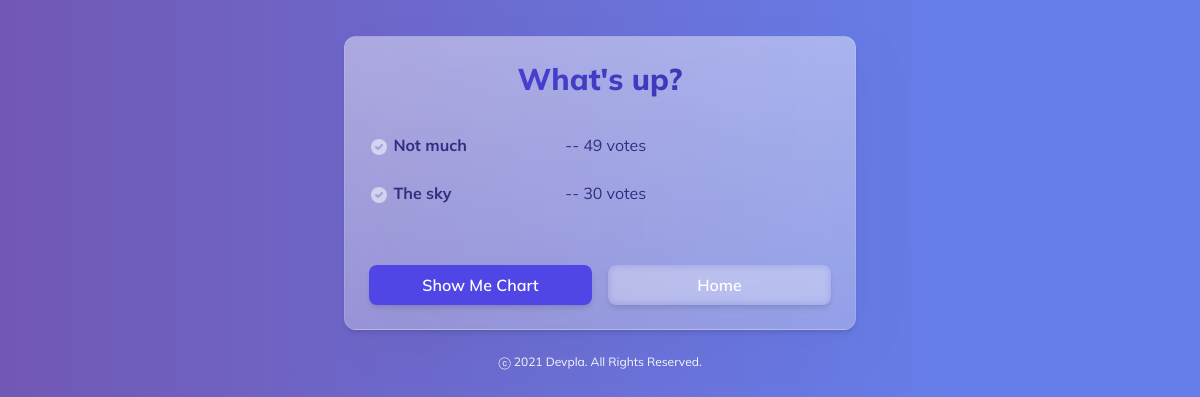
Before: /polls/1/results/ with the older database file.
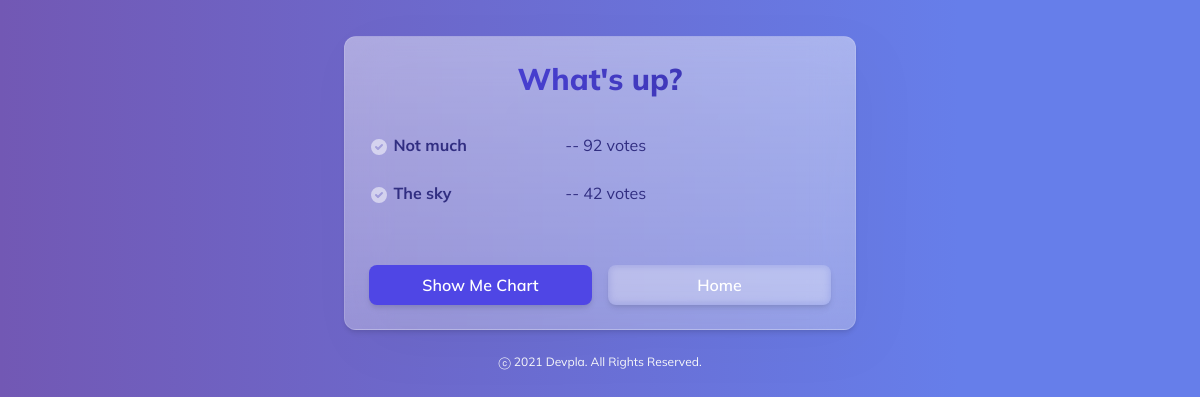
After: the same page with the newer database file.
### polls/models.py (models this page shows, shortened)
class Choice(models.Model):
    question = models.ForeignKey(Question, on_delete=models.CASCADE)
    choice_text = models.CharField(max_length=200)
    votes = models.IntegerField(default=0)

### polls/views.py (the view)
# urls.py: path('<int:pk>/results/', views.ResultsView.as_view(), name='results'),
class ResultsView(generic.DetailView):
    model = Question
    template_name = 'polls/results.html'

### polls/templates/polls/results.html (shortened to what this page needs)
<!doctype html>
<html lang="en">
<head>
  {% load static %}
  <link href="https://unpkg.com/tailwindcss@^2/dist/tailwind.min.css" rel="stylesheet">
  <link rel="stylesheet" type="text/css" href="{% static 'polls/style.css' %}">
</head>
<body class="my-bg">
<div class="mt-9 p-6 max-w-lg mx-auto rounded-xl shadow-md my-box">
  <div class="mx-auto text-3xl font-extrabold text-center">
    <h1 class="bg-clip-text text-transparent bg-gradient-to-r from-indigo-600 to-indigo-800">
    </h1>
  </div>
  <div class="mt-9 text-indigo-900">
    <ul>
    {% for choice in question.choice_set.all %}
      <li class="flex w-3/5">
        <div class="font-bold flex-1">
          <svg xmlns="http://www.w3.org/2000/svg" class="h-5 w-5 inline" viewBox="0 0 20 20" fill="#ffffff88">
            <path fill-rule="evenodd" d="M10 18a8 8 0 100-16 8 8 0 000 16zm3.707-9.293a1 1 0 00-1.414-1.414L9 10.586 7.707 9.293a1 1 0 00-1.414 1.414l2 2a1 1 0 001.414 0l4-4z" clip-rule="evenodd" />
          </svg>
          {{ choice.choice_text }}</div>
        <div class="flex-none">-- {{ choice.votes }} vote{{ choice.votes|pluralize }}</div></li><br>
    {% endfor %}
    </ul>
    <div class="grid grid-cols-2 gap-4 mt-9">
      <a href="{% url 'polls:pie-chart' question.id %}" class="rounded-lg shadow-md text-white bg-indigo-600 hover:bg-indigo-700 py-2 px-4 font-semibold text-center">
          Show Me Chart
      </a>
      <a href="{% url 'polls:index' %}" class="rounded-lg shadow-md text-white my-th hover:bg-white hover:bg-opacity-30 py-2 px-4 font-semibold text-center">
          Home
      </a>
    </div>
  </div>
</div>
<p class="mt-6 text-center text-gray-50 text-xs">
  ⓒ 2021 Devpla. All Rights Reserved.
</p>
</body>
</html>

Changed rows visible on the page:
changed Choice "Not much": votes "49" → "92"
changed Choice "The sky": votes "30" → "42"
